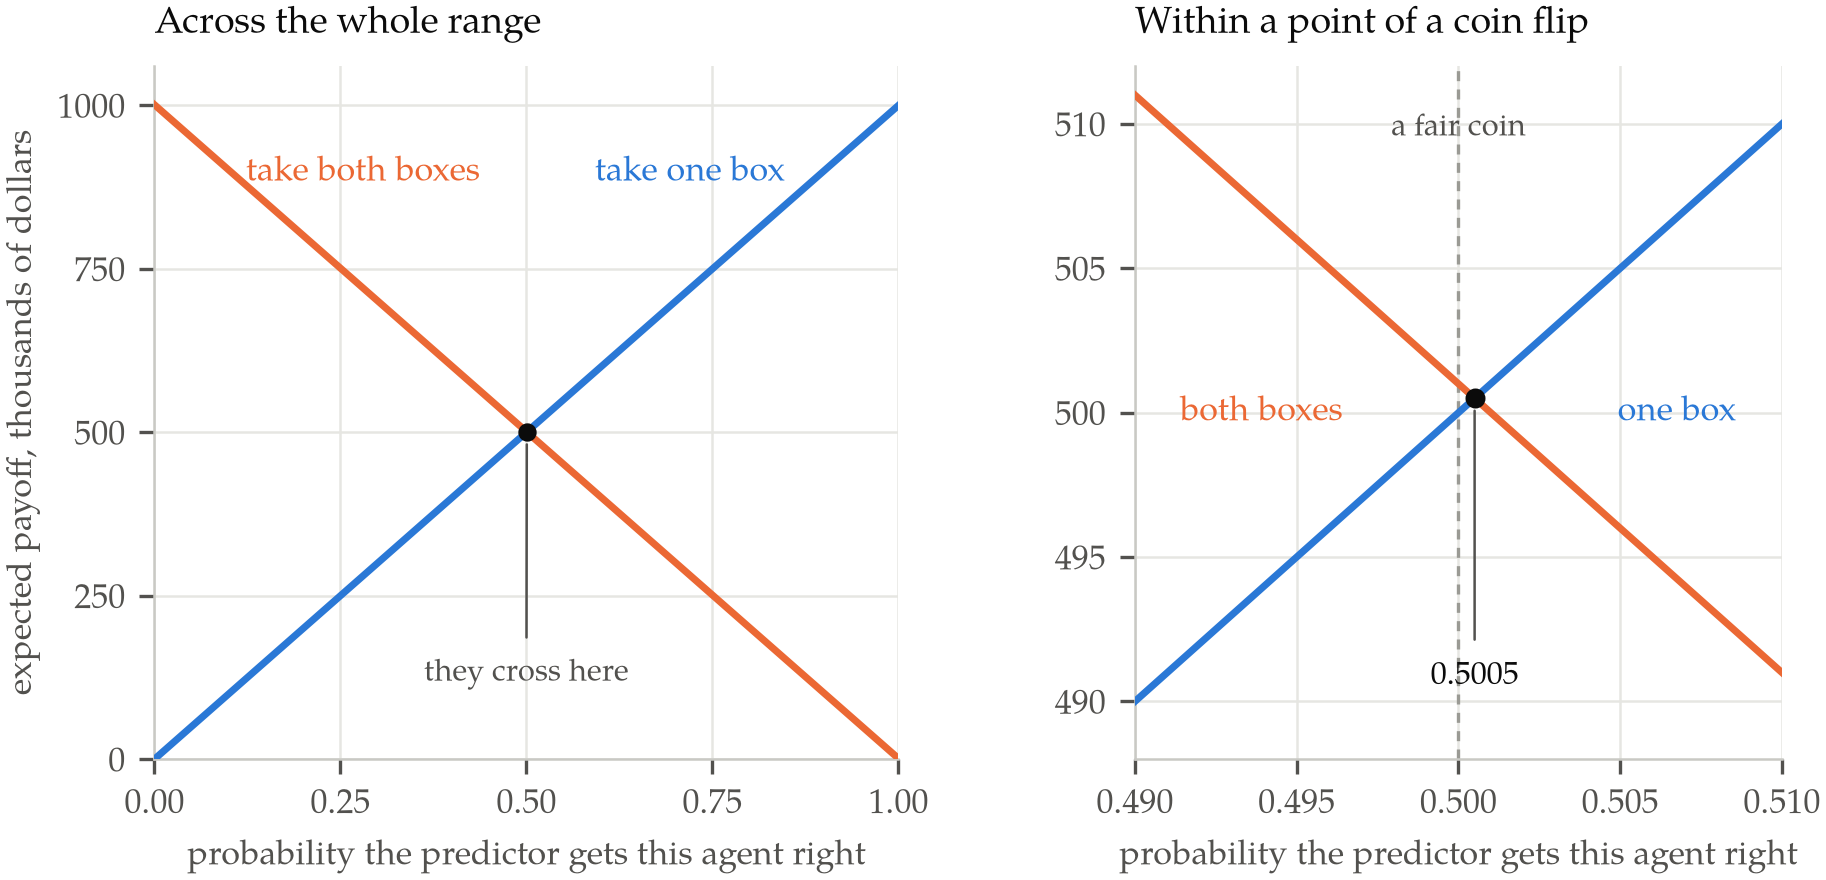

Generate this figure with Python:
"""Figure for report 012 — where the Newcomb payoffs cross.

Both panels are exact arithmetic on the standard payoffs: an opaque box holding
either 1,000,000 or nothing, and a transparent box holding 1,000. Writing p for
the probability that the predictor gets this agent right,

    EV(one box)  = p * B
    EV(two boxes) = p * s + (1 - p) * (B + s) = s + (1 - p) * B

with B = 1,000,000 and s = 1,000. The two are equal at p* = (B + s) / (2B),
which for these numbers is exactly 1001/2000 = 0.5005.

Left panel: the two lines across the whole range of predictor accuracy, with the
gap at high accuracy annotated. Right panel: the same lines within one
percentage point of a coin flip, which is the only place they are close enough
to tell apart — the crossing sits 0.05 points above one half.

Palette: the blue/orange pair already validated for this series (reports 009,
010, 011), all-pairs checked at print contrast.
Run: python3 figures/012-newcomb-accuracy-threshold.py
"""
import matplotlib
matplotlib.use("Agg")
import matplotlib.font_manager as fm
import matplotlib.pyplot as plt
import numpy as np
import tempfile
from pathlib import Path

SERIF = "TeX Gyre Pagella"
BLUE, ORANGE = "#2a78d6", "#eb6834"
INK, MUTED, GRID = "#0b0b0b", "#52514e", "#e6e6e2"


def use_vendored_pagella():
    """Register tools/fonts/texgyrepagella-*.woff2 with matplotlib.

    The repository vendors the faces on purpose, and matplotlib cannot read
    woff2 directly, so decompress them to ttf in a temporary directory and
    register those. Naming the family and hoping the host has it installed is
    what made report 008 come out in the wrong typeface.
    """
    vendored = sorted((Path(__file__).resolve().parent.parent / "tools" / "fonts")
                      .glob("texgyrepagella-*.woff2"))
    if not vendored:
        return False
    try:
        from fontTools.ttLib import TTFont
    except ImportError:
        return False
    cache = Path(tempfile.mkdtemp(prefix="pagella-"))
    for src in vendored:
        face = TTFont(str(src))
        face.flavor = None
        dst = cache / (src.stem + ".ttf")
        face.save(str(dst))
        fm.fontManager.addfont(str(dst))
    return SERIF in {f.name for f in fm.fontManager.ttflist}


if not use_vendored_pagella() and SERIF not in {f.name for f in fm.fontManager.ttflist}:
    raise SystemExit("TeX Gyre Pagella unavailable: install fontTools and brotli "
                     "so the vendored woff2 faces in tools/fonts/ can be used.")

plt.rcParams.update({
    "font.family": "serif", "font.serif": [SERIF], "font.size": 8.2,
    "mathtext.fontset": "custom", "mathtext.rm": SERIF,
    "mathtext.it": f"{SERIF}:italic", "mathtext.bf": f"{SERIF}:bold",
    "axes.edgecolor": "#c9c9c4", "axes.linewidth": 0.6,
    "text.color": INK, "axes.labelcolor": MUTED, "xtick.color": MUTED,
    "ytick.color": MUTED, "figure.facecolor": "white", "savefig.facecolor": "white",
})

B, S = 1_000_000.0, 1_000.0
one = lambda p: p * B
two = lambda p: S + (1.0 - p) * B
P_STAR = (B + S) / (2.0 * B)
assert abs(P_STAR - 0.5005) < 1e-12
assert abs(one(P_STAR) - two(P_STAR)) < 1e-6

fig, (axL, axR) = plt.subplots(1, 2, figsize=(7.0, 3.0),
                               gridspec_kw=dict(width_ratios=[1.15, 1.0],
                                                wspace=0.34))

# ---- left: the whole range ------------------------------------------------
p = np.linspace(0.0, 1.0, 501)
axL.plot(p, one(p) / 1e3, color=BLUE, lw=1.7, zorder=3)
axL.plot(p, two(p) / 1e3, color=ORANGE, lw=1.7, zorder=3)
axL.set_xlim(0, 1)
axL.set_ylim(0, 1060)
axL.set_xticks([0, 0.25, 0.5, 0.75, 1.0])
axL.set_yticks([0, 250, 500, 750, 1000])
axL.set_xlabel("probability the predictor gets this agent right")
axL.set_ylabel("expected payoff, thousands of dollars")
axL.set_title("Across the whole range", fontsize=9.0, loc="left", pad=8, color=INK)
axL.text(0.72, 885, "take one box", color=BLUE, fontsize=8.2, ha="center")
axL.text(0.28, 885, "take both boxes", color=ORANGE, fontsize=8.2, ha="center")
axL.plot([P_STAR], [one(P_STAR) / 1e3], "o", ms=3.4, color=INK, zorder=4)
axL.annotate("they cross here", xy=(P_STAR, one(P_STAR) / 1e3),
             xytext=(0.5, 120), fontsize=7.4, color=MUTED, ha="center",
             arrowprops=dict(arrowstyle="-", color=MUTED, lw=0.6,
                             shrinkA=3, shrinkB=3))
axL.grid(color=GRID, lw=0.6, zorder=0)
for sp in ("top", "right"):
    axL.spines[sp].set_visible(False)

# ---- right: within a point of a coin flip --------------------------------
q = np.linspace(0.49, 0.51, 401)
axR.plot(q, one(q) / 1e3, color=BLUE, lw=1.7, zorder=3)
axR.plot(q, two(q) / 1e3, color=ORANGE, lw=1.7, zorder=3)
axR.axvline(0.5, color="#9a9a94", lw=0.8, ls=(0, (3, 2.5)), zorder=2)
axR.plot([P_STAR], [one(P_STAR) / 1e3], "o", ms=3.8, color=INK, zorder=5)
axR.set_xlim(0.49, 0.51)
axR.set_ylim(488, 512)
axR.set_xticks([0.49, 0.495, 0.5, 0.505, 0.51])
axR.set_xticklabels(["0.490", "0.495", "0.500", "0.505", "0.510"])
axR.set_yticks([490, 495, 500, 505, 510])
axR.set_xlabel("probability the predictor gets this agent right")
axR.set_title("Within a point of a coin flip", fontsize=9.0, loc="left",
              pad=8, color=INK)
axR.annotate("0.5005", xy=(P_STAR, one(P_STAR) / 1e3), xytext=(P_STAR, 490.6),
             fontsize=7.8, color=INK, ha="center",
             arrowprops=dict(arrowstyle="-", color=MUTED, lw=0.6,
                             shrinkA=3, shrinkB=3))
axR.text(0.5, 509.6, "a fair coin", fontsize=7.4, color=MUTED, ha="center")
axR.text(0.5086, 500.0, "one box", color=BLUE, fontsize=8.2, ha="right",
         va="center")
axR.text(0.4914, 500.0, "both boxes", color=ORANGE, fontsize=8.2, ha="left",
         va="center")
axR.grid(color=GRID, lw=0.6, zorder=0)
for sp in ("top", "right"):
    axR.spines[sp].set_visible(False)

out = Path(__file__).with_suffix(".png")
fig.savefig(out, dpi=300, bbox_inches="tight", pad_inches=0.02)
print("wrote", out)
